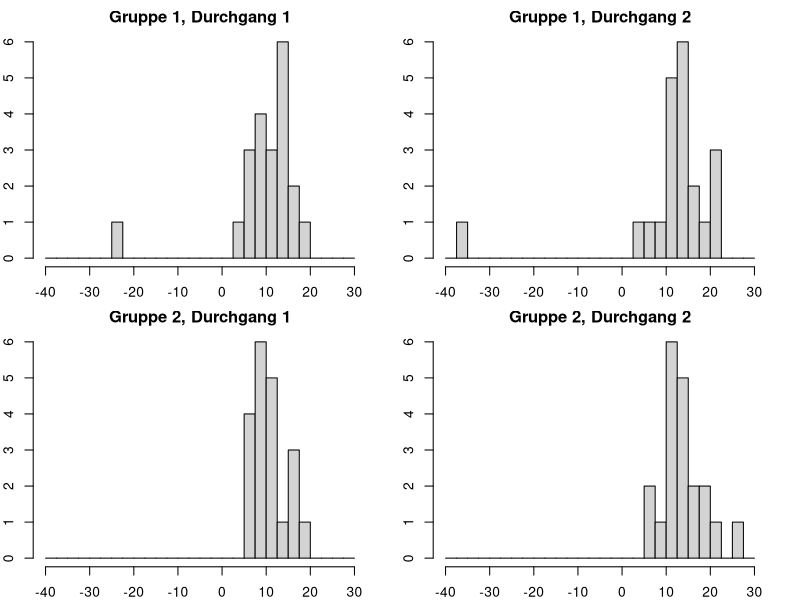
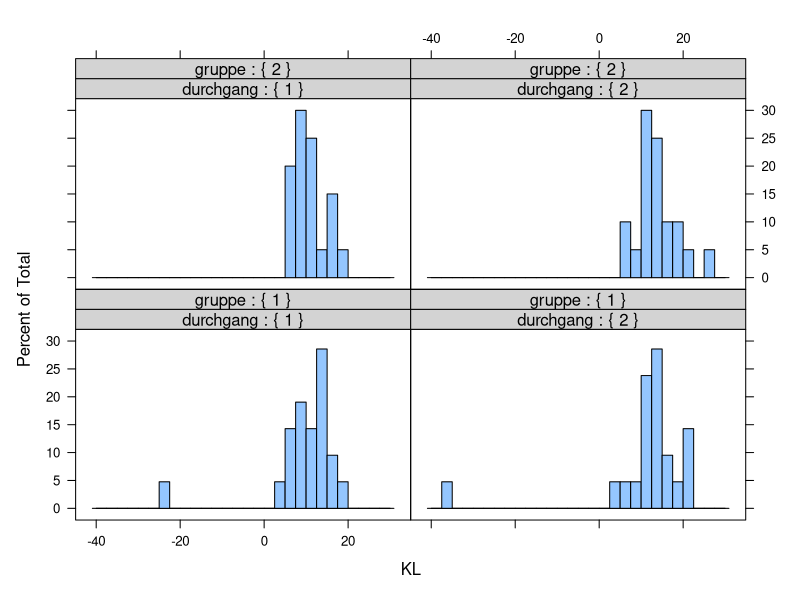
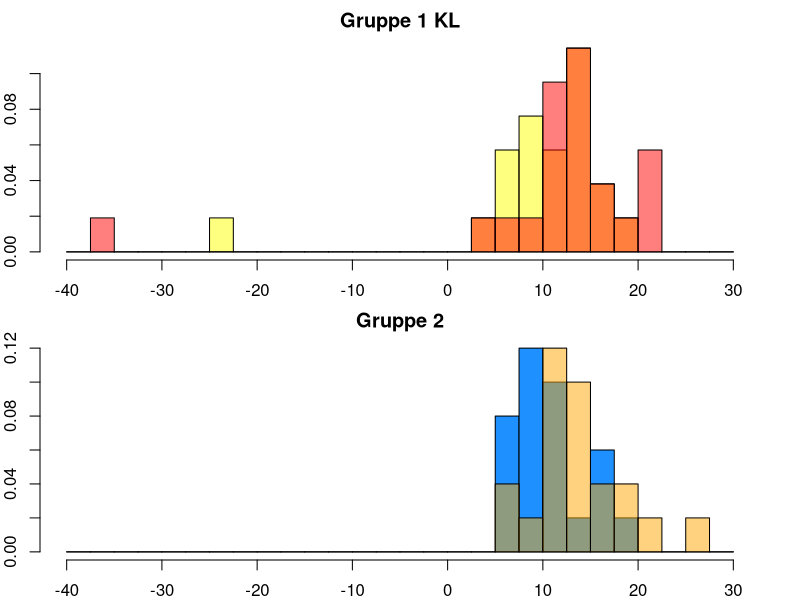
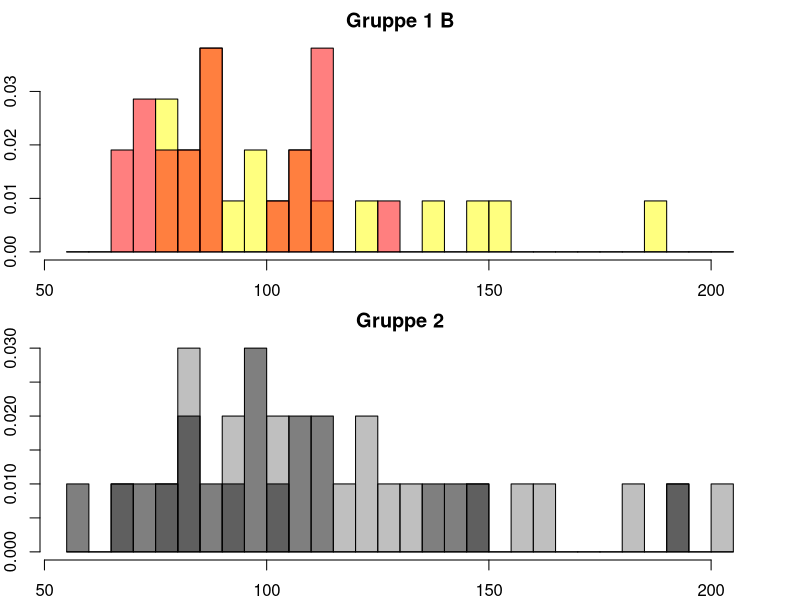
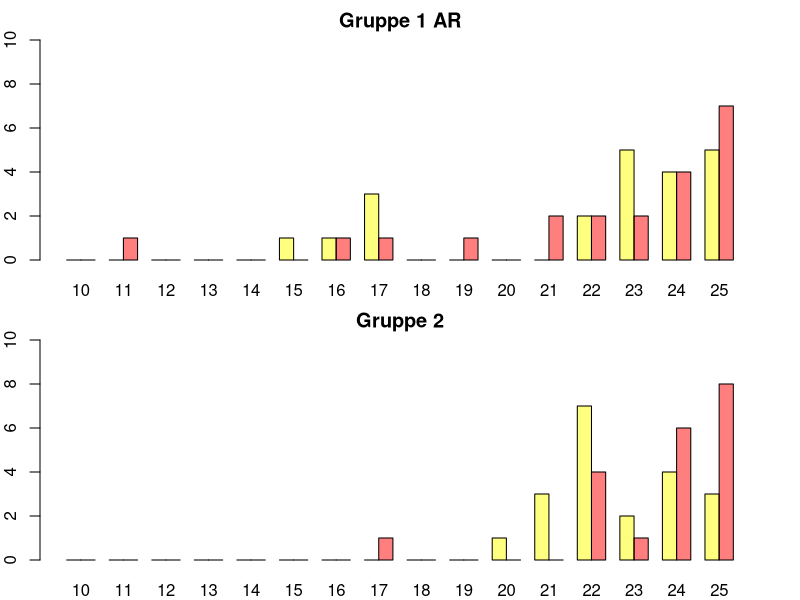
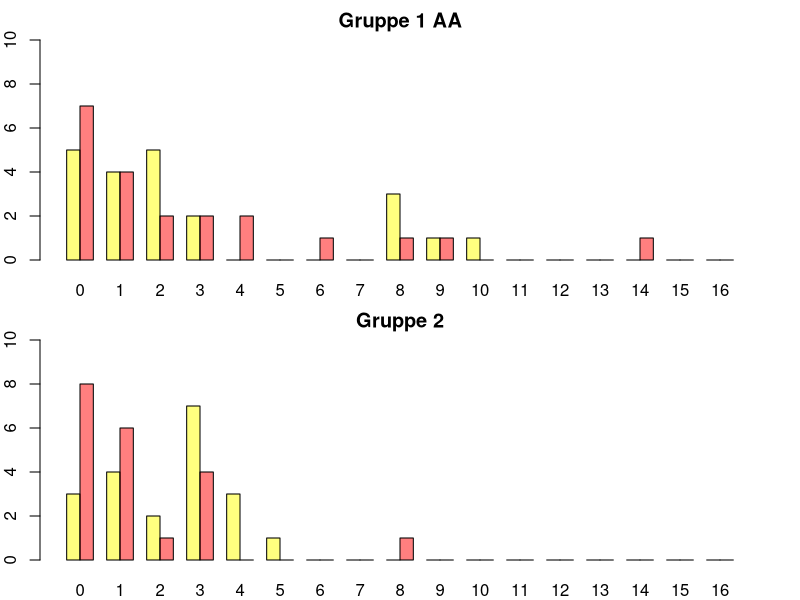
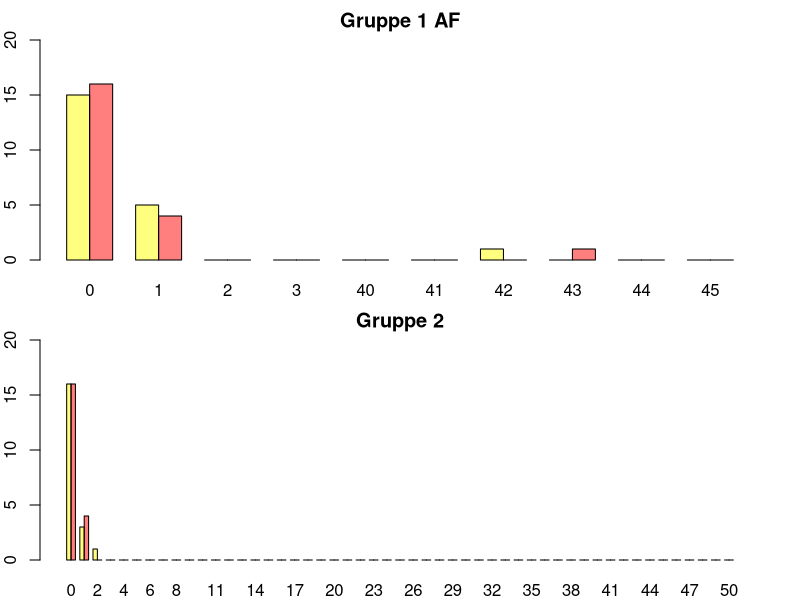
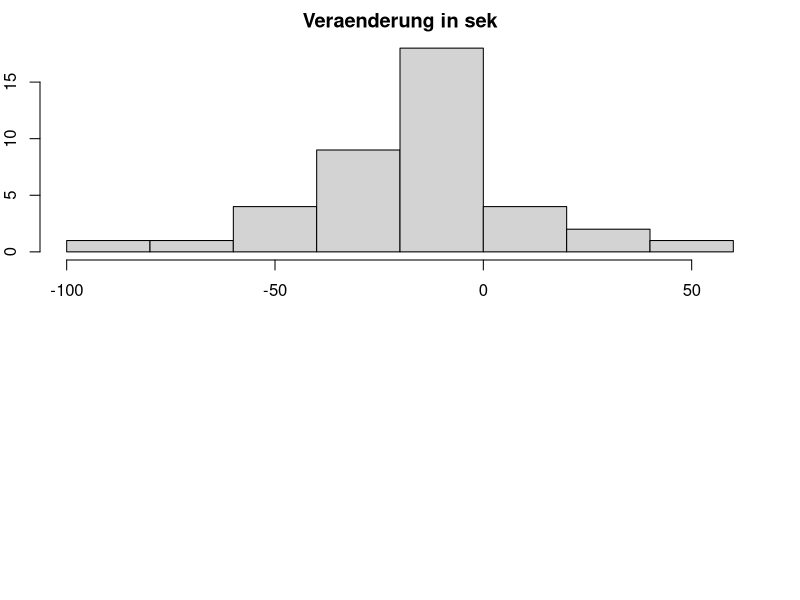

Write the R code that produced these figures, in order.
setwd("C:/Users/lisah/Documents/GitHub/fallstudien/Projekt 2")

data = read.table("Konzentrationsdaten.txt", header = T)

library(lattice)
library(scales)

data_g1 = data[data$gruppe == 1,]
data_g2 = data[data$gruppe == 2,]

data_d1 = data[data$durchgang == 1,]
data_d2 = data[data$durchgang == 2,]



### Histogramm von KL fuer beide Gruppen fuer beide Durchgaenge (2x2)
par(mfrow=c(2,2), mar = c(2,2,2,2))
hist(data_g1$KL[data_g1$durchgang == 1], 
     main = "Gruppe 1, Durchgang 1", 
     breaks = seq(-40,30,2.5))
hist(data_g1$KL[data_g1$durchgang == 2], 
     main = "Gruppe 1, Durchgang 2", 
     breaks = seq(-40,30,2.5))
hist(data_g2$KL[data_g2$durchgang == 1], 
     main = "Gruppe 2, Durchgang 1", 
     breaks = seq(-40,30,2.5))
hist(data_g2$KL[data_g2$durchgang == 2], 
     main = "Gruppe 2, Durchgang 2", 
     breaks = seq(-40,30,2.5))

### Histogramm schoener nebeneinander (2x2) -- noch nicht gut gemacht
par(mfrow=c(1,1))
histogram(~ KL | durchgang + gruppe, 
          data = data,
          breaks = seq(-40,30,2.5),
          strip = strip.custom(strip.levels = c(TRUE,TRUE), 
                               strip.names = c(TRUE,TRUE),
                               bg = rep("lightgray",2), fg = rep("NA",2) 
          )
)

## meine favorites
cols_durchg = alpha(c("yellow","red"),0.5)
cols_durchg2 = alpha(c("#1E90FF","#FFA500"),c(1,0.5))

### Histogramm von KL fuer beide Gruppen (1x2)
par(mfrow=c(2,1), mar = c(2,2,2,2))
hist(data_g1$KL[data_g1$durchgang == 1], 
     main = "Gruppe 1 KL", 
     breaks = seq(-40,30,2.5),
     col = cols_durchg[1],
     freq = F)
hist(data_g1$KL[data_g1$durchgang == 2], 
     breaks = seq(-40,30,2.5),
     add = T,
     col = cols_durchg[2],
     freq = F)
hist(data_g2$KL[data_g2$durchgang == 1], 
     main = "Gruppe 2", 
     breaks = seq(-40,30,2.5),
     col = cols_durchg2[1],
     freq = F)
hist(data_g2$KL[data_g2$durchgang == 2], 
     breaks = seq(-40,30,2.5),
     add = T,
     col = cols_durchg2[2],
     freq = F)


# fuer Bearbeitungszeit analog 
par(mfrow=c(2,1), mar = c(2,2,2,2))
hist(data_g1$B[data_g1$durchgang == 1], 
     main = "Gruppe 1 B", 
     breaks = seq(55,205,5),
     col = cols_durchg[1],
     freq = F)
hist(data_g1$B[data_g1$durchgang == 2], 
     breaks = seq(55,205,5),
     add = T,
     col = cols_durchg[2],
     freq = F)
hist(data_g2$B[data_g2$durchgang == 1], 
     main = "Gruppe 2", 
     breaks = seq(55,205,5),
     col = grey(0.5,0.5),
     freq = F)
hist(data_g2$B[data_g2$durchgang == 2], 
     breaks = seq(55,205,5),
     add = T,
     col = grey(0,0.5),
     freq = F)


### Barplot von AR fuer beide Gruppen (1x2)
par(mfrow=c(2,1), mar = c(2,2,2,2))
ar_g1d1 = table(factor(data_g1$AR[data_g1$durchgang == 1], 
                       levels = 10:25))
ar_g1d2 = table(factor(data_g1$AR[data_g1$durchgang == 2], 
                       levels = 10:25))
barplot(rbind(ar_g1d1,ar_g1d2), 
        beside = T, 
        col = cols_durchg, 
        main = "Gruppe 1 AR",
        ylim = c(0,10))

ar_g2d1 = table(factor(data_g2$AR[data_g2$durchgang == 1], 
                       levels = 10:25))
ar_g2d2 = table(factor(data_g2$AR[data_g2$durchgang == 2], 
                       levels = 10:25))
barplot(rbind(ar_g2d1,ar_g2d2), 
        beside = T, 
        col = cols_durchg, 
        main = "Gruppe 2",
        ylim = c(0,10))

# fuer AA analog
par(mfrow=c(2,1), mar = c(2,2,2,2))
aa_g1d1 = table(factor(data_g1$AA[data_g1$durchgang == 1], 
                       levels = 0:16))
aa_g1d2 = table(factor(data_g1$AA[data_g1$durchgang == 2], 
                       levels = 0:16))
barplot(rbind(aa_g1d1,aa_g1d2), 
        beside = T, 
        col = cols_durchg, 
        main = "Gruppe 1 AA",
        ylim = c(0,10))

aa_g2d1 = table(factor(data_g2$AA[data_g2$durchgang == 1], 
                       levels = 0:16))
aa_g2d2 = table(factor(data_g2$AA[data_g2$durchgang == 2], 
                       levels = 0:16))
barplot(rbind(aa_g2d1,aa_g2d2), 
        beside = T, 
        col = cols_durchg, 
        main = "Gruppe 2",
        ylim = c(0,10))

## fuer AF analog
par(mfrow=c(2,1), mar = c(2,2,2,2))
af_g1d1 = table(factor(data_g1$AF[data_g1$durchgang == 1], 
                       levels = c(0:3,40:45)))
af_g1d2 = table(factor(data_g1$AF[data_g1$durchgang == 2], 
                       levels = c(0:3,40:45)))
barplot(rbind(af_g1d1,af_g1d2), 
        beside = T, 
        col = cols_durchg, 
        main = "Gruppe 1 AF",
        ylim = c(0,20))

af_g2d1 = table(factor(data_g2$AF[data_g2$durchgang == 1], 
                       levels = 0:50))
af_g2d2 = table(factor(data_g2$AF[data_g2$durchgang == 2], 
                       levels = 0:50))
barplot(rbind(af_g2d1,af_g2d2), 
        beside = T, 
        col = cols_durchg, 
        main = "Gruppe 2",
        ylim = c(0,20))


############################################################################## 
##############################################################################  
# Testen, ab hier mit Bereinigung des Ausreissers
data[which(data$id == 14),]

dataN = data[- which(data$id == 14),]

dataN_g1 = dataN[dataN$gruppe == 1,]
dataN_g2 = dataN[dataN$gruppe == 2,]

dataN_d1 = dataN[dataN$durchgang == 1,]
dataN_d2 = dataN[dataN$durchgang == 2,]


## Aufgabe 1: durchgang 1 - gruppen unterscheidung 
### Test 1 shapiro auf normalverteilungsannahme
shapiro.test(dataN_g1$KL[dataN_g1$durchgang == 1])
shapiro.test(dataN_g2$KL[dataN_g2$durchgang == 1])

### Test 2 f test auf gleiche varianzen
var.test(dataN_g1$KL[dataN_g1$durchgang == 1],
         dataN_g2$KL[dataN_g2$durchgang == 1])

#### test 3 zweistichproben t test auf gleiche mittelwerte
t.test(dataN_g1$KL[dataN_g1$durchgang == 1], dataN_g2$KL[dataN_g2$durchgang == 1], 
       var.equal = F)


## Aufgabe 2 - gruppen ignorieren, durchgaenge unterscheidung, KL
### Test 1 shapiro auf normalverteilungsannahme
shapiro.test(dataN_d1$KL) 
shapiro.test(dataN_d2$KL)

### Test 2 f test auf gleiche varianzen
var.test(dataN_d1$KL, dataN_d2$KL, 
         alternative = "two.sided")
#### test 3 zweistichproben t test auf gleiche mittelwerte
t.test(dataN_d1$KL, dataN_d2$KL, 
       alternative = "less", 
       paired = T)

### Test 1 shapiro auf normalverteilungsannahme
shapiro.test(dataN_d1$B)
shapiro.test(dataN_d2$B) # nope

## Idee: differenzen bilden und darauf 
deltaB = dataN_d2$B - dataN_d1$B

hist(deltaB, main = "Veraenderung in sek")
shapiro.test(deltaB)

### Test 3 t test auf mittelwert 
t.test(deltaB, alternative = "less")


### Aufgabe 3
# Idee I: Aufgabe 2 aufteilen in die beiden Gruppen --> iwi sinnlos
# Idee II: Differenz der Scores f?r beide Gruppen, 
#       dann die beiden vergleichen mit einseitige hypothese

# Idee II:
deltaKL_g1 = dataN_g1$KL[dataN_g1$durchgang == 2] - dataN_g1$KL[dataN_g1$durchgang == 1]
deltaKL_g2 = dataN_g2$KL[dataN_g2$durchgang == 2] - dataN_g2$KL[dataN_g2$durchgang == 1]
# je groesser, desto besser der score beim 2. mal, desto groesser die verbesserung 

# Test 1 auf Normalverteilung
shapiro.test(deltaKL_g1)
shapiro.test(deltaKL_g2)

# Test 2 auf gleiche Varianzen
var.test(deltaKL_g1,deltaKL_g2, 
         alternative = "two.sided")

# Test 3 auf hoeheren Mittelwert
t.test(deltaKL_g1,deltaKL_g2, 
       alternative = "greater", 
       var.equal = T)

